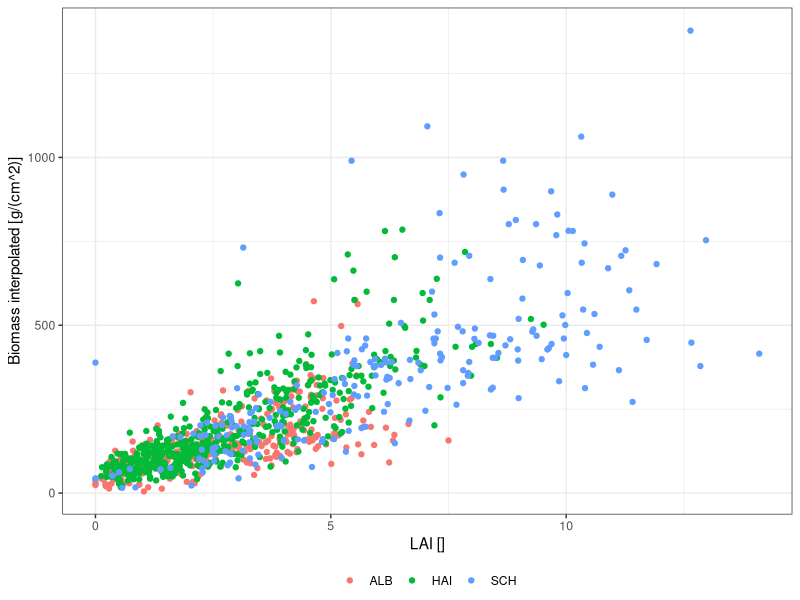

Source code (R): (Note: this script raises an error after producing the figure.)
##clear workspace 
rm(list = ls())
####  load packages  and data import ####
## define needed packages
packages <- c('ggplot2', 'cowplot')
## Install if not
installed_packages <- packages %in% rownames(installed.packages())
if (any(installed_packages == FALSE)) {
  install.packages(packages[!installed_packages])
}
## load packages in R 
invisible(lapply(packages, library, character.only = TRUE))

## set wd if not aleady 
#setwd("C:/Users/Leonie/Documents/BA_lokal/Ergebnisse/R/002_rf")
getwd()
## import csv data "all_reduced"
all_reduced= read.csv2('all_reduced.csv')

#### select columns from imported dataset####
all_selected = all_reduced[c('unique_id','explrtr'
                     ,'month'
                     ,'mosaic'
                     ,'biomass','biomass_interpolated'
                     ,'LAI', 'RPM'
)]
rm(all_reduced)

## select columns
print(names(all_selected))
a<- "LAI" 
b<- 'biomass_interpolated'


## select data
x1 <- all_selected[,a]
y1<- all_selected[,b]

## select lables 
xname= 'LAI []'
yname= 'Biomass interpolated [g/(cm^2)]'

#### Plots for fill by exprtr, month and mosaic #### 
## scatter plot
Bio_LAI_ex_raw= ggplot(data = all_selected, aes(x = x1 , y = y1, colour=explrtr))+
  geom_point()+
  theme_bw()+
  xlab(xname)+ylab(yname)+ 
  theme(legend.title=element_blank(), legend.position = 'bottom',legend.margin=margin(t = 0, unit='cm'))

## density curve in margin
Bio_LAI_ex= ggMarginal(Bio_LAI_ex_raw,
  type = "density",
  margins = "both",
  size = 2,
  xparams = list(),
  yparams = list(),
  groupColour = TRUE,
  groupFill = TRUE
)

## print 
Bio_LAI_ex

## same for month
Bio_LAI_month_raw= ggplot(data = all_selected, aes(x = x1 , y = y1, colour=month))+
  geom_point()+
  theme_bw()+
  xlab(xname)+ylab(yname)+ 
  theme(legend.title=element_blank(), legend.position = 'bottom',legend.margin=margin(t = 0, unit='cm'))

Bio_LAI_month= ggMarginal(Bio_LAI_month_raw,
                       type = "density",
                       margins = "both",
                       size = 2,
                       xparams = list(),
                       yparams = list(),
                       groupColour = TRUE,
                       groupFill = TRUE
)

Bio_LAI_month

## same for mosaic
Bio_LAI_mosaic_raw= ggplot(data = all_selected, aes(x = x1 , y = y1, colour=mosaic))+
  geom_point()+
  theme_bw()+
  xlab(xname)+ylab(yname)+ 
  theme(legend.title=element_blank(), legend.position = 'bottom',legend.margin=margin(t = 0, unit='cm'))

## same for mosaic
Bio_LAI_mosaic= ggMarginal(Bio_LAI_mosaic_raw,
                       type = "density",
                       margins = "both",
                       size = 2,
                       xparams = list(),
                       yparams = list(),
                       groupColour = TRUE,
                       groupFill = TRUE
)

Bio_LAI_mosaic


##### join plots #####
joint_3= plot_grid(Bio_LAI_ex, Bio_LAI_month,Bio_LAI_mosaic, labels = c('Exploratory', 'Month','mosaic'),
                 label_size = 2, label_x = 0.2, vjust=2.5, 
                 ncol=1
)
joint_3
ggsave(filename="03_plot_Bio_LAI_comparison.png", plot = joint_3, height= 10, width = 6)

joint_4 = plot_grid(Bio_LAI_ex, Bio_LAI_month, labels = c('Exploratory', 'Month'),
                    label_size = 2, label_x = 0.2, vjust=2.5, 
                    ncol=2
)

## only month and Season
joint_4
ggsave(filename="03_plot_Bio_LAI_comparison_only_explrtr_month.png", plot = joint_4, height= 6, width = 12)

#### Plots without any split ####
## scatter plot
Bio_LAI_raw= ggplot(data = all_selected, aes(x = x1 , y = y1, colour=explrtr, shape = explrtr))+
  geom_point()+
  theme_bw()+
  xlab(xname)+ylab(yname)+ 
  theme(legend.title=element_blank(), legend.position = 'bottom',legend.margin=margin(t = 0, unit='cm'))

## density curve in margin
Bio_LAI= ggMarginal(Bio_LAI_raw,
                       type = "densigram",
                       margins = "both",
                       size = 3,
                       xparams = list(),
                       yparams = list(),
                       groupColour = FALSE,
                       groupFill = FALSE
)

## print 
Bio_LAI
ggsave(filename="03_plot_Bio_LAI_comparison.png", plot = Bio_LAI, height= 6, width = 6)


